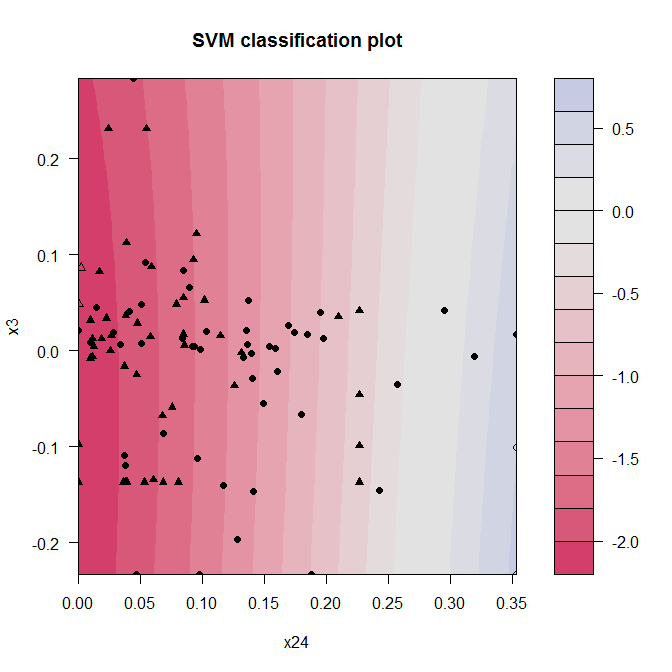

Generate this figure with R:

# clear variables and close windows
rm(list = ls(all = TRUE))
graphics.off()

# install and load packages
libraries = c("kernlab", "tseries", "quadprog", "zoo")
lapply(libraries, function(x) if (!(x %in% installed.packages())) {
    install.packages(x)
})
lapply(libraries, library, quietly = TRUE, character.only = TRUE)

# load data and create an SVM classification model of type 'ksvm
G = read.matrix("Bankruptcy100by100noNA.txt", header = TRUE, sep = "")
bankmodel_draw = ksvm(G[, c(7, 28)], G[, c(3)], type = "C-svc", kernel = "rbfdot", 
    kpar = list(sigma = 1/100), C = 1)

# Print output of SVM
print(bankmodel_draw)

# Create plot of SVM classification model
plot(bankmodel_draw, data = G[, c(7, 28)]) 
